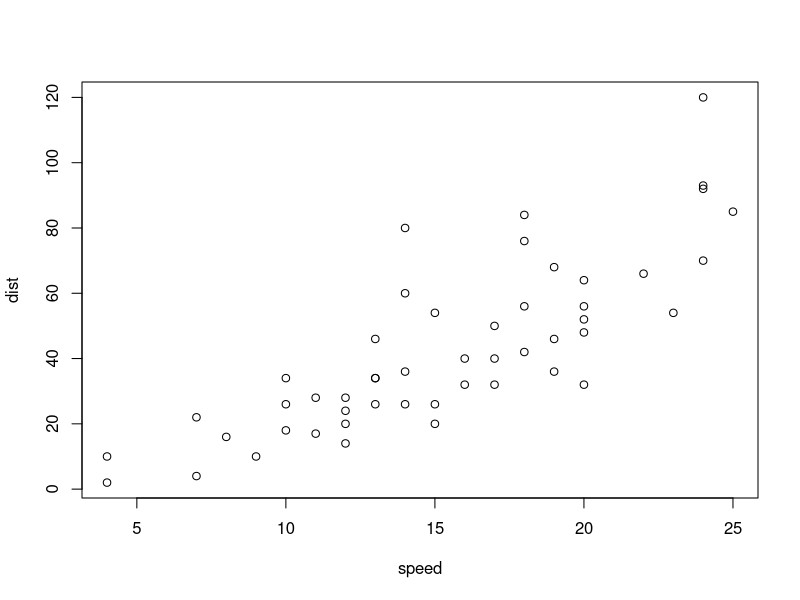
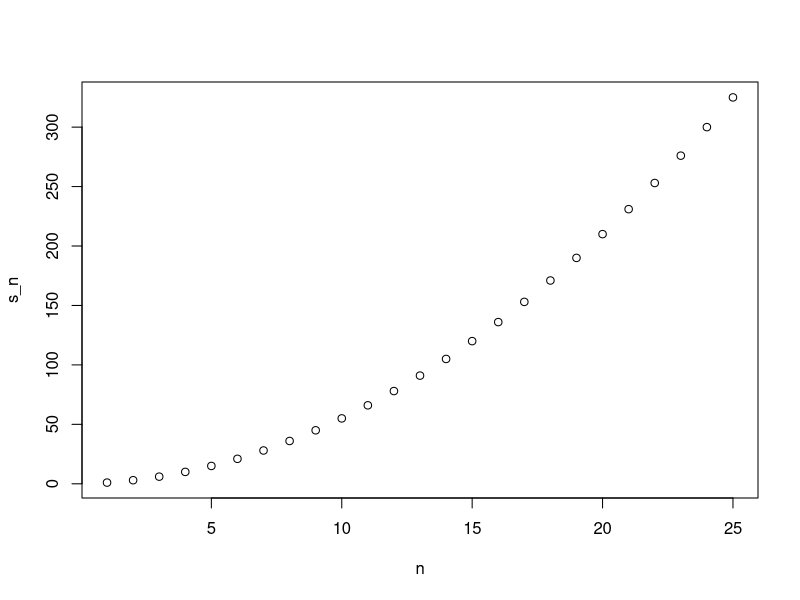
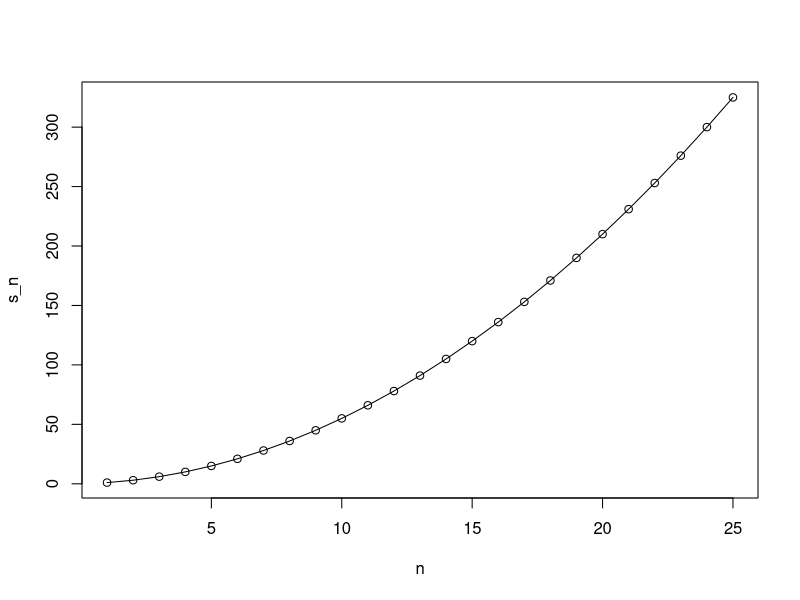
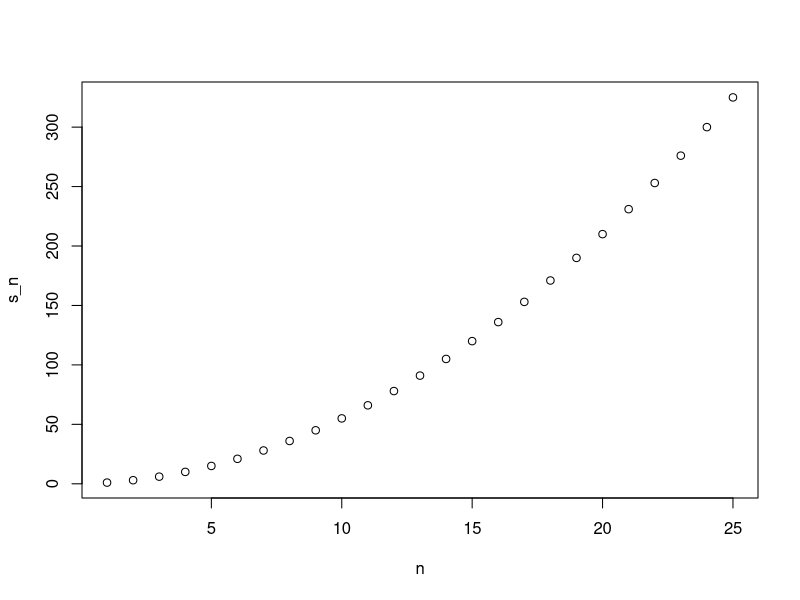

Recreate these plots in R, in order. (Note: this script raises an error after producing the figures.)
## ---- chunk 1
plot(cars)
## ---- chunk 2
compute_s_n <- function(n){
  x <- 1:n
  sum(x)
}
## ---- chunk 3
for(i in 1:5){
  print(i)
}
## ---- chunk 4
m <- 25
s_n <- vector(length = m)
for(n in 1:m){
  s_n[n] <- compute_s_n(n)
}
## ---- chunk 5
n <- 1:m
plot(n, s_n)
## ---- chunk 6
head(data.frame(s_n = s_n, formula = n*(n+1)/2))
## ---- chunk 7
plot(n, s_n)
lines(n, n*(n+1)/2)
## ---- chunk 8
x<- 1:10
sqrt(x)
y <- 1:10
x*y
## ---- chunk 9
n <- 1:25
compute_s_n(n)
## ---- chunk 10
x <- 1:10
sapply(x, sqrt)
## ---- chunk 11
n <- 1:25
s_n <- sapply(n, compute_s_n)
plot(n, s_n)
## ---- chunk 12
x <- c(1,2,-3,4)
if(all(x>0)){
  print("All Postives")
} else{
  print("Not all positives")
}
## ---- chunk 13
x <- c(TRUE, FALSE, FALSE)
all(x)
any(x)
any(!x)
all(!x)
## ---- chunk 14
y <- c(TRUE, TRUE)
all(y)
any(y)
any(!y)
all(!y)
## ---- chunk 15
library(dslabs)
data(murders)
new_names <- ifelse(nchar(murders$state)>8, murders$abb, murders$state)
new_names
## ---- chunk 16
sum_n <- function(n){
  x <- 1:n
  sum(x)
}
sum_n(5000)
## ---- chunk 17
altman_plot <- function(x, y){
  plot(x+y,y-x)
}
## ---- chunk 18
x <- 3
my_func <- function(y){
  x <- 5
  y+5
}
x
## ---- chunk 19
compute_s_n <- function(n){
  x <- 1:n
  sum(x^2)
}
compute_s_n(10)
## ---- chunk 20
s_n <- vector("numeric", 25)
n <- 1:25
for(i in n){
  s_n[i] <- compute_s_n(i)
}
s_n
## ---- chunk 21
s_n <- sapply(n, compute_s_n)
s_n
## ---- chunk 22
s_n <- map_dbl(n, compute_s_n)
s_n
## ---- chunk 23
plot(n, s_n)
## ---- chunk 24
identical(s_n, n*(n+1)*(2*n+1)/6)
